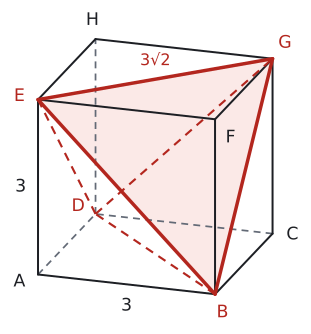

This figure's Python source:
import sys; sys.path.insert(0, "tools")
from cizim import *

# Dik (ortografik) izdüşüm: cisim z ekseni etrafında FI kadar döndürülür, göz EL kadar yukarıdan bakar.
# Bütün uzunluklar gerçek 3B ölçülerden hesaplanır.
FI, EL = np.radians(-18), np.radians(20)
def don(p):
    x, y, z = p
    return np.array([x * np.cos(FI) - y * np.sin(FI), x * np.sin(FI) + y * np.cos(FI), z])
GOZ = np.array([0.0, -np.cos(EL), np.sin(EL)])  # döndürülmüş koordinatta göze doğru yön
def P(p):
    x, y, z = don(np.array(p, float))
    return np.array([x, z * np.cos(EL) + y * np.sin(EL)])

def cisim(ax, kose, yuzler, renkler=None, lw=2.0):
    """kose: 3B noktalar, yuzler: köşe sıraları (dışbükey cisim). Görünmeyen ayrıtlar kesikli."""
    kose = [np.array(k, float) for k in kose]; m = sum(kose) / len(kose); gor = []
    for y in yuzler:
        a, b, c = kose[y[0]], kose[y[1]], kose[y[2]]
        n = np.cross(b - a, c - a)
        if np.dot(n, sum(kose[i] for i in y) / len(y) - m) < 0: n = -n
        gor.append(np.dot(don(n), GOZ) > 1e-9)
    for k, y in enumerate(yuzler):
        if renkler and k in renkler and gor[k]:
            ax.add_patch(patches.Polygon([P(kose[i]) for i in y], closed=True, facecolor=renkler[k], edgecolor="none", zorder=1))
    ked = {}
    for k, y in enumerate(yuzler):
        for j in range(len(y)):
            e = tuple(sorted((y[j], y[(j + 1) % len(y)]))); ked[e] = ked.get(e, False) or gor[k]
    for (i, j), g in ked.items():
        a, b = P(kose[i]), P(kose[j])
        if g: ax.plot([a[0], b[0]], [a[1], b[1]], color=YAZI, lw=lw, zorder=4, solid_capstyle="round")
        else: ax.plot([a[0], b[0]], [a[1], b[1]], color=SOLUK, lw=1.3, ls=(0, (4, 3)), zorder=2)
    return gor

def dortyuzlu(a):
    """Düzgün dört yüzlü: taban ABC (z=0), tepe T ağırlık merkezinin üstünde."""
    A = np.array([0, 0, 0.]); B = np.array([a, 0, 0.]); C = np.array([a / 2, a * np.sqrt(3) / 2, 0.])
    H = (A + B + C) / 3; T = H + np.array([0, 0, a * np.sqrt(6) / 3])
    return A, B, C, T, H
DY_YUZ = [[0, 1, 2], [0, 1, 3], [1, 2, 3], [2, 0, 3]]

def cizgi(ax, p, q, renk=KIRMIZI, lw=2.4, ls="-", z=5):
    a, b = P(p), P(q); ax.plot([a[0], b[0]], [a[1], b[1]], color=renk, lw=lw, ls=ls, zorder=z, solid_capstyle="round")

def yaz(ax, p, s, dx=0.0, dy=0.0, renk=YAZI, boy=13, **kw):
    q = P(p); ax.text(q[0] + dx, q[1] + dy, s, ha=kw.pop("ha", "center"), va=kw.pop("va", "center"), color=renk, fontsize=boy, zorder=7, **kw)

def dik(ax, k, u, w, r=0.4, renk=YAZI):
    k, u, w = np.array(k, float), np.array(u, float), np.array(w, float)
    u = u / np.linalg.norm(u); w = w / np.linalg.norm(w)
    pts = [P(k + r * u), P(k + r * u + r * w), P(k + r * w)]
    ax.plot([p[0] for p in pts], [p[1] for p in pts], color=renk, lw=1.3, zorder=6)

def nk(ax, p, renk=YAZI):
    q = P(p); ax.plot(q[0], q[1], "o", color=renk, markersize=5, zorder=6)

def bitir(ax, pay=0.6):
    ax.set_aspect("equal"); ax.axis("off"); ax.autoscale_view()
    x0, x1 = ax.get_xlim(); y0, y1 = ax.get_ylim()
    ax.set_xlim(x0 - pay, x1 + pay); ax.set_ylim(y0 - pay, y1 + pay)
# Ayrıtı 3 olan küpte B, D, E, G köşeleri yüzey köşegenleriyle birleşince ayrıtı 3√2 olan düzgün dört yüzlü oluşur.
a = 3; s = a / 3
K = [np.array(p, float) * a for p in ((0, 0, 0), (1, 0, 0), (1, 1, 0), (0, 1, 0), (0, 0, 1), (1, 0, 1), (1, 1, 1), (0, 1, 1))]
YUZ = [[0, 1, 2, 3], [4, 5, 6, 7], [0, 1, 5, 4], [1, 2, 6, 5], [2, 3, 7, 6], [3, 0, 4, 7]]
fig, ax = sekil(4.4, 4.3)
ax.add_patch(patches.Polygon([P(K[i]) for i in (1, 4, 6)], closed=True, facecolor=KIRMIZI_ACIK, edgecolor="none", zorder=0.5))
gor = cisim(ax, K, YUZ, lw=1.5)
for i, j in ((1, 3), (1, 4), (1, 6), (3, 4), (3, 6), (4, 6)):   # B, D, E, G
    ortak = [k for k, y in enumerate(YUZ) if i in y and j in y][0]
    if gor[ortak]: cizgi(ax, K[i], K[j], renk=KIRMIZI, lw=2.6)
    else: cizgi(ax, K[i], K[j], renk=KIRMIZI, lw=1.6, ls=(0, (4, 3)))
kay = [(-0.3, -0.12), (0.12, -0.3), (0.32, -0.02), (-0.28, 0.12), (-0.3, 0.05), (0.25, -0.3), (0.2, 0.25), (-0.05, 0.3)]
for p, ad, (dx, dy_) in zip(K, "ABCDEFGH", kay):
    yaz(ax, p, ad, dx * s, dy_ * s, boy=13, renk=KIRMIZI if ad in "BDEG" else YAZI)
yaz(ax, (K[0] + K[1]) / 2, "3", dy=-0.35 * s)
yaz(ax, (K[0] + K[4]) / 2, "3", dx=-0.28 * s)
yaz(ax, (K[4] + K[6]) / 2, "3√2", dx=0.0, dy=0.3 * s, renk=KIRMIZI, boy=12)
bitir(ax, 0.3 * s)
kaydet(fig, __file__)
